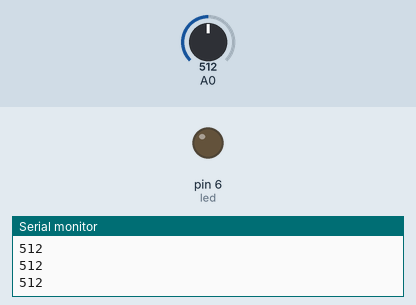
A sketch run on a simulated Arduino Uno, built with avr-gcc and run on an emulated ATmega328P. Parts: output pins drawn as LEDs (lit = HIGH), the last lines printed to the serial monitor. The inputs (shaded band) are chosen by the test bench; at power-on: A0 = 512.

Above: at 1.2 s.
1.3 s: A0 set to 733
2.8 s: A0 set to 763
At 4.0 s:
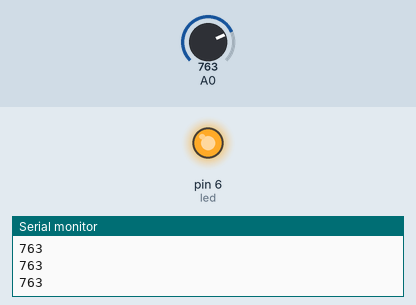
4.3 s: A0 set to 740
At 5.2 s:
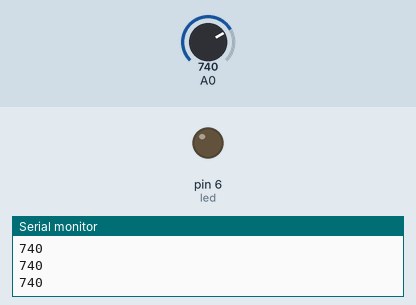
5.8 s: A0 set to 760
At 6.5 s:
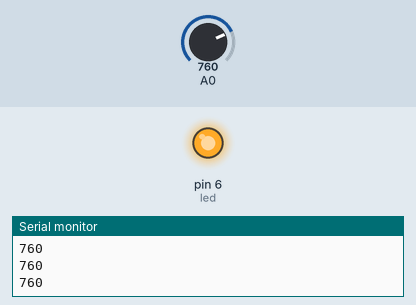
Timing chart, 0 to 8.3 s (numbered marks = the images above; inputs shaded):
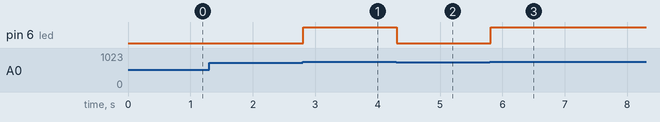

Measured:
- the behaviour switches between 750 and 751 on A0 (found by bisection; images 0 and 1)
- after the input at 2.8 s, pin 6 (led): LOW → HIGH at once
- after the input at 4.3 s, pin 6 (led): HIGH → LOW at once
- after the input at 5.8 s, pin 6 (led): LOW → HIGH at once

The sketch:

_PHOTORESISTOR__LDR_.ino
```cpp
// C++ code
// INTERFACE PHOTORESISTOR WITH LED
const int led=6,LDR=A0;
void setup()
{
  pinMode(led, OUTPUT);
  Serial.begin(9600);
}

void loop()
{
  int value = analogRead(A0);
  Serial.println(value);
  if(value>750)
  {
    digitalWrite(led,HIGH);
  }
  else
    {
    digitalWrite(led,LOW);
  }
}
```
